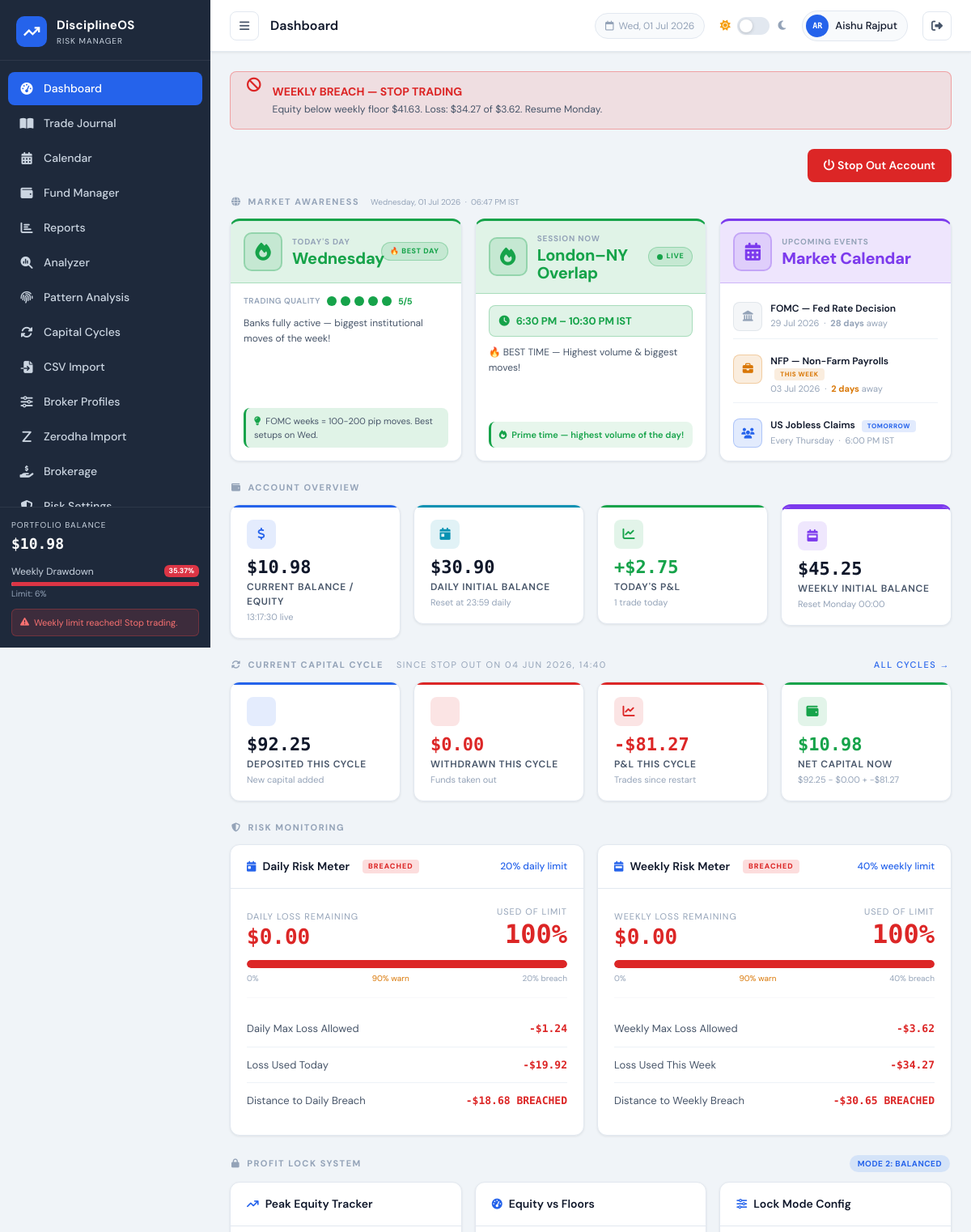
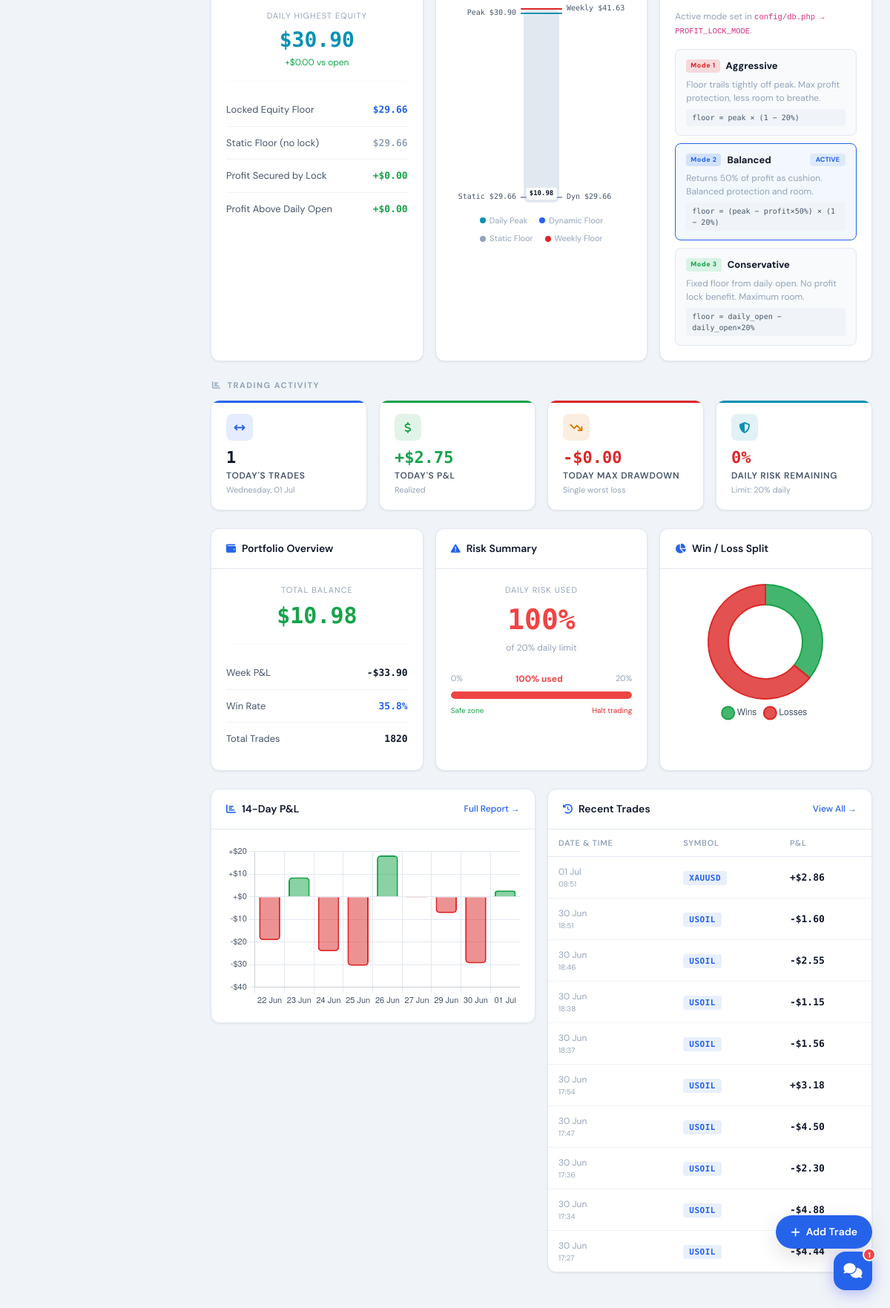
The page / (signed in) on the database its author committed (2 pictures, top to bottom).
### tables this page shows
CREATE TABLE `users` (
  `id` int NOT NULL,
  `name` varchar(100) NOT NULL,
  `email` varchar(150) NOT NULL,
  `password` varchar(255) NOT NULL,
  `initial_balance` decimal(15,2) DEFAULT '10000.00',
  `currency` varchar(10) NOT NULL DEFAULT 'USD',
  `role` enum('user','admin') NOT NULL DEFAULT 'user',
  `last_login_at` datetime DEFAULT NULL,
  `last_active_at` datetime DEFAULT NULL,
  `login_count` int NOT NULL DEFAULT '0',
  `daily_loss_pct` decimal(5,2) DEFAULT NULL,
  `weekly_loss_pct` decimal(5,2) DEFAULT NULL,
  `warning_threshold_pct` decimal(5,2) DEFAULT NULL,
  `profit_lock_mode` tinyint DEFAULT NULL,
  `max_trades_per_day` int DEFAULT NULL,
  `max_risk_per_trade_pct` decimal(5,2) DEFAULT NULL,
  `signup_ip` varchar(45) DEFAULT NULL,
  `created_at` timestamp NOT NULL DEFAULT CURRENT_TIMESTAMP
);

CREATE TABLE `trades` (
  `id` int NOT NULL,
  `user_id` int NOT NULL DEFAULT '1',
  `trade_datetime` datetime NOT NULL COMMENT 'Closing time of trade',
  `open_time` datetime DEFAULT NULL COMMENT 'Opening time of trade (from broker CSV)',
  `symbol` varchar(20) NOT NULL,
  `entry_price` decimal(15,4) NOT NULL,
  `exit_price` decimal(15,4) NOT NULL,
  `quantity` decimal(15,4) NOT NULL,
  `profit_loss` float NOT NULL COMMENT 'Signed float: positive=profit, negative=loss',
  `brokerage` decimal(10,4) NOT NULL DEFAULT '0.0000' COMMENT 'Commission/brokerage charge (always positive $)',
  `swap` decimal(10,4) NOT NULL DEFAULT '0.0000' COMMENT 'Overnight swap charge (signed)',
  `trade_type` enum('buy','sell','buy_limit','sell_limit') NOT NULL DEFAULT 'buy' COMMENT 'Direction of trade',
  `close_reason` varchar(20) DEFAULT NULL COMMENT 'sl=stop loss, tp=take profit, user=manual, so=stop out',
  `ticket` varchar(50) DEFAULT NULL COMMENT 'Broker ticket/order ID',
  `import_source` varchar(50) DEFAULT NULL COMMENT 'csv_import or manual',
  `notes` text,
  `sl_amount` decimal(10,2) DEFAULT NULL COMMENT 'Stop loss risk in USD',
  `tp_amount` decimal(10,2) DEFAULT NULL COMMENT 'Take profit target in USD',
  `created_at` timestamp NOT NULL DEFAULT CURRENT_TIMESTAMP
);

CREATE TABLE `transactions` (
  `id` int NOT NULL,
  `user_id` int NOT NULL DEFAULT '1',
  `type` enum('deposit','withdraw','stop_out') NOT NULL,
  `amount` decimal(15,2) NOT NULL,
  `note` varchar(255) DEFAULT NULL,
  `date` date NOT NULL,
  `created_at` timestamp NOT NULL DEFAULT CURRENT_TIMESTAMP
);

### index.php (the view, shortened to what the rows shown need)
<?php
require_once 'config/db.php';
$db     = getDB();
$userId = getCurrentUserId();
$today  = date('Y-m-d');
$todayTrades = $db->prepare("SELECT * FROM trades WHERE user_id = ? AND DATE(trade_datetime) = ? ORDER BY trade_datetime DESC");
$todayTrades->execute([$userId, $today]);
$todayTradesData = $todayTrades->fetchAll();
$todayCount = count($todayTradesData);
$todayPL    = array_sum(array_map(fn($t) => $t['profit_loss'] - $t['brokerage'] + $t['swap'], $todayTradesData));
$chartData = $db->prepare("
    SELECT DATE(trade_datetime) as date, SUM(profit_loss - brokerage + swap) as daily_pl
    FROM trades WHERE user_id = ? AND DATE(trade_datetime) >= DATE_SUB(CURDATE(), INTERVAL 14 DAY)
    GROUP BY DATE(trade_datetime) ORDER BY date ASC
");
$chartData->execute([$userId]);
$chartRows   = $chartData->fetchAll();
$chartLabels = array_map(fn($r) => date('d M', strtotime($r['date'])), $chartRows);
$chartPLs    = array_map(fn($r) => round($r['daily_pl'], 2), $chartRows);
$recentTrades = $db->prepare("SELECT * FROM trades WHERE user_id = ? ORDER BY trade_datetime DESC LIMIT 10");
$recentTrades->execute([$userId]);
$recentTradesData = $recentTrades->fetchAll();
$winLoss = $db->prepare("
    SELECT COUNT(*) as total,
           SUM(CASE WHEN profit_loss > 0 THEN 1 ELSE 0 END) as wins,
           SUM(CASE WHEN profit_loss < 0 THEN 1 ELSE 0 END) as losses
    FROM trades WHERE user_id = ?
");
$winLoss->execute([$userId]);
$wlData  = $winLoss->fetch();
$lastSOStmt = $db->prepare("SELECT * FROM transactions WHERE user_id=? AND type='stop_out' ORDER BY date DESC, created_at DESC LIMIT 1");
$lastSOStmt->execute([$userId]);
$lastSO = $lastSOStmt->fetch();
$cycleDeposits = 0.0;
$cycleWithdraw = 0.0;
$cyclePL       = 0.0;
if ($lastSO) {
    $soDate = $lastSO['date'];
    $cycleTxStmt = $db->prepare("SELECT type, amount FROM transactions WHERE user_id=? AND type IN ('deposit','withdraw') AND date > ?");
    $cycleTxStmt->execute([$userId, $soDate]);
    foreach ($cycleTxStmt->fetchAll() as $tx) {
        if ($tx['type'] === 'deposit')  $cycleDeposits += (float)$tx['amount'];
    }
    $cyclePLStmt = $db->prepare("SELECT COALESCE(SUM(profit_loss - brokerage + swap),0) as total FROM trades WHERE user_id=? AND DATE(trade_datetime) > ?");
    $cyclePLStmt->execute([$userId, $soDate]);
    $cyclePL = (float)$cyclePLStmt->fetch()['total'];
}
$rootPath  = '';
include 'includes/header.php';
?>
<div class="row g-3 mb-4">
    <div class="col-6 col-lg-3">
        <div class="stat-card <?= $todayPL >= 0 ? 'profit' : 'loss' ?>">
            <div class="stat-icon <?= $todayPL >= 0 ? 'profit' : 'loss' ?>"><i class="fas fa-chart-line"></i></div>
            <div class="stat-value <?= $todayPL >= 0 ? 'positive' : 'negative' ?>"><?= formatPL($todayPL) ?></div>
            <div class="stat-label">Today's P&amp;L</div>
            <div class="stat-sub"><?= $todayCount ?> trade<?= $todayCount !== 1 ? 's' : '' ?> today</div>
        </div>
    </div>
</div>
<?php if ($lastSO): ?>
<div class="risk-section-header" style="margin-top:8px">
    <i class="fas fa-rotate"></i> Current Capital Cycle
    <span style="font-size:11px;font-weight:400;color:var(--text-muted);margin-left:8px">
        since stop out on <?= date('d M Y, H:i', strtotime($lastSO['created_at'])) ?>
    </span>
    <a href="pages/cycles.php" style="font-size:11px;font-weight:500;color:var(--accent);margin-left:auto;text-decoration:none">All cycles →</a>
</div>
<div class="row g-3 mb-4">
    <div class="col-6 col-lg-3">
        <div class="stat-card blue">
            <div class="stat-icon blue"><i class="fas fa-arrow-down-to-line"></i></div>
            <div class="stat-value"><?= formatUSD($cycleDeposits) ?></div>
            <div class="stat-label">Deposited This Cycle</div>
            <div class="stat-sub">New capital added</div>
        </div>
    </div>
    <div class="col-6 col-lg-3">
        <div class="stat-card loss">
            <div class="stat-icon loss"><i class="fas fa-arrow-up-from-line"></i></div>
            <div class="stat-value negative"><?= formatUSD($cycleWithdraw) ?></div>
            <div class="stat-label">Withdrawn This Cycle</div>
            <div class="stat-sub">Funds taken out</div>
        </div>
    </div>
    <div class="col-6 col-lg-3">
        <div class="stat-card <?= $cyclePL >= 0 ? 'profit' : 'loss' ?>">
            <div class="stat-icon <?= $cyclePL >= 0 ? 'profit' : 'loss' ?>"><i class="fas fa-chart-line"></i></div>
            <div class="stat-value <?= $cyclePL >= 0 ? 'positive' : 'negative' ?>"><?= formatPL($cyclePL) ?></div>
            <div class="stat-label">P&amp;L This Cycle</div>
            <div class="stat-sub">Trades since restart</div>
        </div>
    </div>
    <div class="col-6 col-lg-3">
        <div class="stat-card <?= $balance >= 0 ? 'profit' : 'loss' ?>">
            <div class="stat-icon <?= $balance >= 0 ? 'profit' : 'loss' ?>"><i class="fas fa-wallet"></i></div>
            <div class="stat-value <?= $balance >= 0 ? 'positive' : 'negative' ?>"><?= formatUSD($balance) ?></div>
            <div class="stat-label">Net Capital Now</div>
            <div class="stat-sub"><?= formatUSD($cycleDeposits) ?> − <?= formatUSD($cycleWithdraw) ?> + <?= formatPL($cyclePL) ?></div>
        </div>
    </div>
</div>
<?php endif; ?>
<div class="row g-3 mb-4">
    <div class="col-6 col-lg-3">
        <div class="stat-card <?= $todayPL >= 0 ? 'profit' : 'loss' ?>">
            <div class="stat-icon <?= $todayPL >= 0 ? 'profit' : 'loss' ?>"><i class="fas fa-dollar-sign"></i></div>
            <div class="stat-value <?= $todayPL >= 0 ? 'positive' : 'negative' ?>"><?= formatPL($todayPL) ?></div>
            <div class="stat-label">Today's P&amp;L</div>
            <div class="stat-sub">Realized</div>
        </div>
    </div>
</div>
<div class="row g-3 mb-4">
    <div class="col-lg-6">
        <div class="panel">
            <div style="overflow-x:auto">
                <table class="data-table">
                    <thead><tr><th>Date &amp; Time</th><th>Symbol</th><th>P&amp;L</th></tr></thead>
                    <tbody>
                    <?php foreach ($recentTradesData as $trade): ?>
                        <tr>
                            <td style="color:var(--text-muted);font-size:12px">
                                <?= date('d M', strtotime($trade['trade_datetime'])) ?>
                                <span style="color:var(--text-muted);font-size:10px;display:block"><?= date('H:i', strtotime($trade['trade_datetime'])) ?></span>
                            </td>
                            <td><span class="symbol-badge"><?= htmlspecialchars($trade['symbol']) ?></span></td>
                            <td class="<?= $trade['profit_loss'] >= 0 ? 'pl-positive' : 'pl-negative' ?>"><?= formatPL($trade['profit_loss']) ?></td>
                        </tr>
                    <?php endforeach; ?>
                    </tbody>
                </table>
            </div>
        </div>
    </div>
</div>
<?php include 'includes/footer.php'; ?>
<script>
createDoughnutChart('winLossChart', <?= (int)$wlData['wins'] ?>, <?= (int)$wlData['losses'] ?>);
createLineChart('plChart', <?= json_encode($chartLabels) ?>, <?= json_encode($chartPLs) ?>, 'Daily P&L');
</script>

### includes/header.php (shortened to what the rows shown need)
<?php
$currentPage = basename($_SERVER['PHP_SELF'], '.php');
?>
<!DOCTYPE html>
<html lang="en" data-theme="light">
<head>
    <link href="https://cdn.jsdelivr.net/npm/bootstrap@5.3.2/dist/css/bootstrap.min.css" rel="stylesheet">
    <link href="https://cdnjs.cloudflare.com/ajax/libs/font-awesome/6.5.0/css/all.min.css" rel="stylesheet">
    <link href="<?= $rootPath ?? '' ?>assets/css/style.css?v=1.0.2" rel="stylesheet">
</head>
<body>
        <?php if (isAdmin()): ?>
        <div style="margin:12px 16px;border-top:1px solid rgba(255,255,255,.07)"></div>
        <div style="font-size:10px;font-weight:700;letter-spacing:.08em;color:rgba(250,204,21,.7);text-transform:uppercase;padding:4px 20px 2px">
            <i class="fas fa-shield-halved me-1" style="color:rgba(250,204,21,.7)"></i>Admin Only
        </div>
        <a href="<?= $rootPath ?? '' ?>pages/admin.php" class="nav-item <?= $currentPage === 'admin' ? 'active' : '' ?>" style="margin:2px 12px;border-radius:8px">
            <i class="fas fa-chart-line" style="color:rgba(250,204,21,.8)"></i><span style="font-weight:700">User Analytics</span>
        </a>
        <a href="<?= $rootPath ?? '' ?>demo/index.php" class="nav-item" style="background:linear-gradient(135deg,rgba(124,58,237,.12),rgba(37,99,235,.12));border:1px solid rgba(124,58,237,.25);margin:4px 12px;border-radius:8px;padding:10px 14px">
            <i class="fas fa-flask-vial" style="color:var(--accent-purple)"></i><span style="font-weight:700">Demo Trading</span>
        </a>
        <a href="<?= $rootPath ?? '' ?>india/index.php" class="nav-item" style="background:linear-gradient(135deg,rgba(255,153,51,.12),rgba(19,136,8,.12));border:1px solid rgba(255,153,51,.25);margin:4px 12px;border-radius:8px;padding:10px 14px">
            <span style="font-size:16px;margin-right:2px">🇮🇳</span><span style="font-weight:700">India Market</span>
        </a>
        <?php endif; ?>
        <?php
        $weeklyDD = getWeeklyDrawdown();
        ?>
<div class="main-wrapper" id="mainWrapper">
    <header class="top-bar">
        <div class="topbar-right">
            <?php
            $__loggedUser = getLoggedInUser();
            $__uname      = $__loggedUser['name'] ?? ($_SESSION['user_name'] ?? 'User');
            $__words      = array_filter(explode(' ', $__uname));
            $__initials   = strtoupper(implode('', array_map(fn($w) => $w[0], $__words)));
            $__initials   = substr($__initials, 0, 2);
            ?>
            <div class="user-chip" style="cursor:pointer" title="Account Settings"
                 onclick="window.location='<?= $rootPath ?? '' ?>pages/account.php'">
                <div class="user-avatar"><?= htmlspecialchars($__initials) ?></div>
                <span><?= htmlspecialchars($__uname) ?></span>
            </div>
        </div>
    </header>
    <div class="page-content">

### rows shown on the page
users: name "AR", name "Aishu Rajput"
trades: formatPL($todayPL) "+$2.75", trade_datetime "01 Jul", trade_datetime "08:51", symbol "XAUUSD", profit_loss "+$2.86"
transactions: created_at "04 JUN 2026, 14:40"
trades: trade_datetime "30 Jun", trade_datetime "18:51", symbol "USOIL", profit_loss "-$1.60"
trades: trade_datetime "30 Jun", trade_datetime "18:46", symbol "USOIL", profit_loss "-$2.55"
trades: trade_datetime "30 Jun", trade_datetime "18:38", symbol "USOIL", profit_loss "-$1.15"
trades: trade_datetime "30 Jun", trade_datetime "18:37", symbol "USOIL", profit_loss "-$1.56"
trades: trade_datetime "30 Jun", trade_datetime "17:54", symbol "USOIL", profit_loss "+$3.18"
trades: trade_datetime "30 Jun", trade_datetime "17:47", symbol "USOIL", profit_loss "-$4.50"
trades: trade_datetime "30 Jun", trade_datetime "17:36", symbol "USOIL", profit_loss "-$2.30"
trades: trade_datetime "30 Jun", trade_datetime "17:34", symbol "USOIL", profit_loss "-$4.88"
trades: trade_datetime "30 Jun", trade_datetime "17:27", symbol "USOIL", profit_loss "-$4.44"

### other values the page prints
APP_NAME "DisciplineOS"
formatUSD($balance) "$10.98"
$weeklyDD "35.37"
$titles[$currentPage] "Dashboard"
formatUSD($risk['weekly_min_equity']) "$41.63"
formatUSD($risk['weekly_loss_used']) "$34.27"
formatUSD($risk['weekly_max_loss']) "$3.62"
$mDay['date_str'] "Wednesday, 01 Jul 2026"
$mDay['time_str'] "06:47 PM IST"
$mDay['name'] "Wednesday"
$mDay['emoji'] "🔥"
$mDay['rating'] "BEST DAY"
$mDay['stars'] "5"
$mDay['tip'] "Banks fully active — biggest institutional moves of the week!"
$mDay['advice'] "FOMC weeks = 100-200 pip moves. Best setups on Wed."
